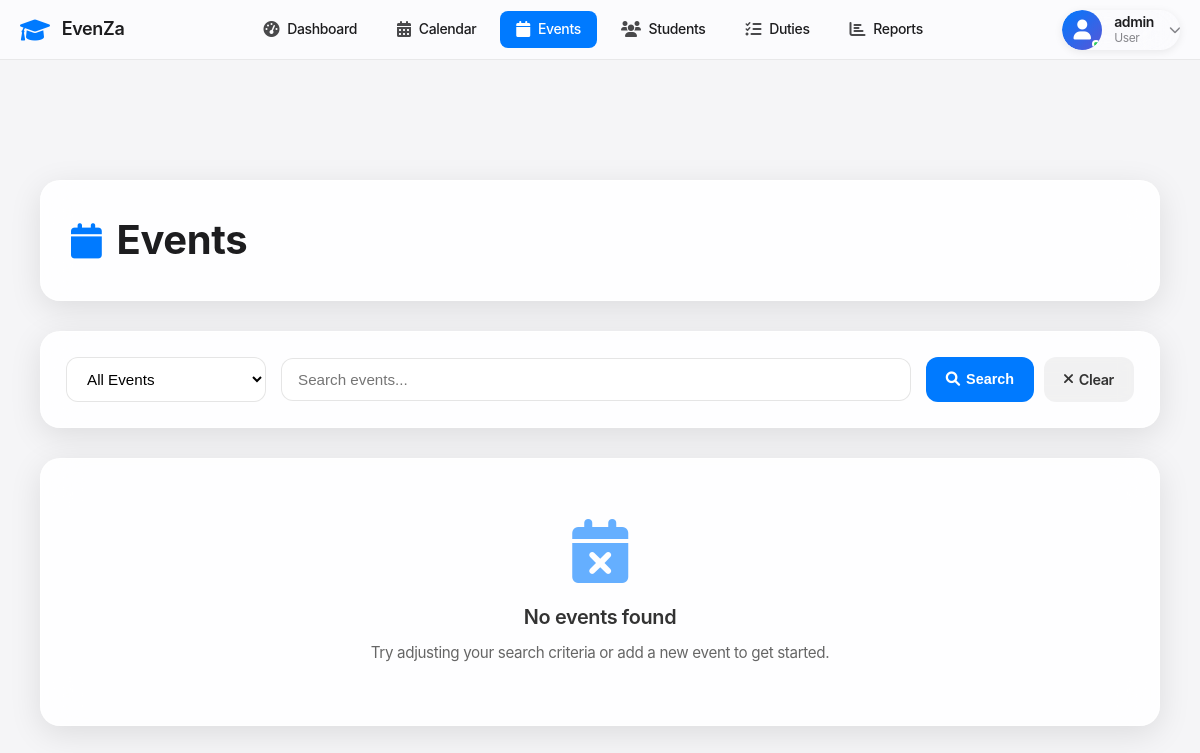
The page /events (signed in) on the database as committed earlier.
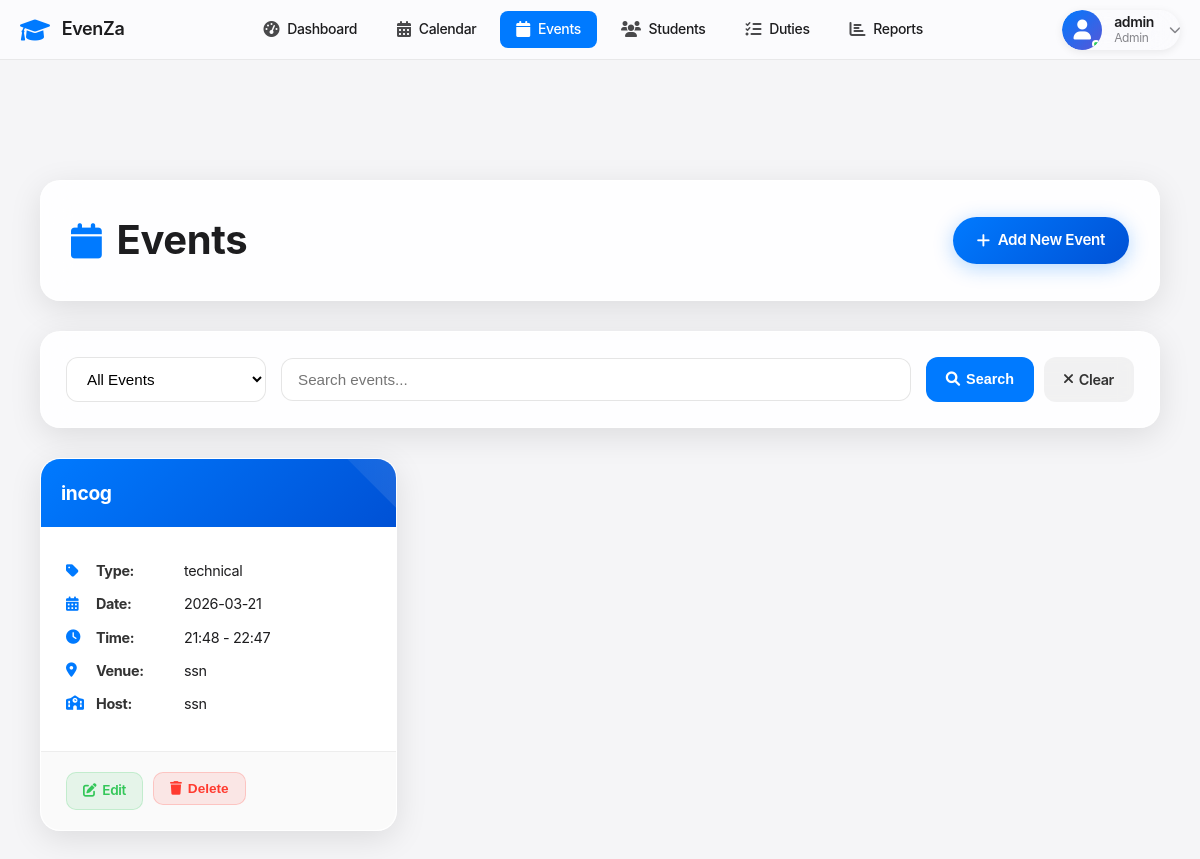
The same page on the database as committed later.
### tables this page shows
CREATE TABLE events (
            id INTEGER PRIMARY KEY AUTOINCREMENT,
            name TEXT NOT NULL,
            type TEXT NOT NULL,
            event_date DATE NOT NULL,
            start_time TIME NOT NULL,
            end_time TIME NOT NULL,
            venue TEXT NOT NULL,
            description TEXT,
            host_school TEXT NOT NULL,
            participating_schools TEXT,
            status TEXT DEFAULT 'upcoming',
            created_at TIMESTAMP DEFAULT CURRENT_TIMESTAMP
        );

### app.py (the view)
@app.route('/events')
@login_required
def events():
    conn = get_db_connection()
    filter_type = request.args.get('filter', 'all')
    search = request.args.get('search', '')
    query = 'SELECT * FROM events WHERE 1=1'
    params = []
    if filter_type == 'upcoming':
        query += ' AND event_date >= DATE("now")'
    elif filter_type == 'completed':
        query += ' AND event_date < DATE("now")'
    if search:
        query += ' AND (name LIKE ? OR type LIKE ? OR venue LIKE ?)'
        params.extend([f'%{search}%', f'%{search}%', f'%{search}%'])
    query += ' ORDER BY event_date ASC'
    events = conn.execute(query, params).fetchall()
    conn.close()
    return render_template('events.html', events=events, filter_type=filter_type, search=search)

### app.py (called while the page is built)
def get_db_connection():
    conn = sqlite3.connect('events.db')
    conn.row_factory = sqlite3.Row
    return conn

def login_required(f):
    @wraps(f)
    def decorated_function(*args, **kwargs):
        if 'user_id' not in session:
            flash('Please login to access this page', 'error')
            return redirect(url_for('login'))
        return f(*args, **kwargs)
    return decorated_function

### templates/events.html (shortened to what this page needs)
{% extends "base.html" %}
{% block content %}
<div class="content">
    <div class="header">
        <div class="header-content">
            <h1><i class="fas fa-calendar"></i> Events</h1>
            {% if session.role in ['admin', 'super_admin'] %}
            <a href="{{ url_for('add_event') }}" class="add-btn">
                <i class="fas fa-plus"></i> Add New Event
            </a>
            {% endif %}
        </div>
    </div>
    <div class="controls">
        <form method="GET" class="controls-form">
            <select name="filter" class="form-select" onchange="this.form.submit()">
                <option value="all" {% if filter_type == 'all' %}selected{% endif %}>All Events</option>
            </select>
            <input type="text" name="search" class="form-input" placeholder="Search events..." value="{{ search }}">
            <div class="btn-group">
                <button type="submit" class="btn btn-primary">
                    <i class="fas fa-search"></i> Search
                </button>
                <a href="{{ url_for('events') }}" class="btn btn-secondary">
                    <i class="fas fa-times"></i> Clear
                </a>
            </div>
        </form>
    </div>
    <div class="events-grid">
        {% if events %}
            {% for event in events %}
                <div class="event-card">
                    <div class="event-header">
                        <h6 class="event-title">{{ event.name }}</h6>
                    </div>
                    <div class="event-body">
                        <div class="event-detail">
                            <i class="fas fa-tag"></i>
                            <strong>Type:</strong> {{ event.type }}
                        </div>
                        <div class="event-detail">
                            <i class="fas fa-calendar-alt"></i>
                            <strong>Date:</strong> {{ event.event_date }}
                        </div>
                        <div class="event-detail">
                            <i class="fas fa-clock"></i>
                            <strong>Time:</strong> {{ event.start_time }} - {{ event.end_time }}
                        </div>
                        <div class="event-detail">
                            <i class="fas fa-map-marker-alt"></i>
                            <strong>Venue:</strong> {{ event.venue }}
                        </div>
                        <div class="event-detail">
                            <i class="fas fa-school"></i>
                            <strong>Host:</strong> {{ event.host_school }}
                        </div>
                    </div>
                    {% if session.role in ['admin', 'super_admin'] %}
                    <div class="event-footer">
                        <a href="{{ url_for('edit_event', id=event.id) }}" class="btn-sm btn-edit">
                            <i class="fas fa-edit"></i> Edit
                        </a>
                        <form method="POST" action="{{ url_for('delete_event', id=event.id) }}" style="display: inline;">
                            <button type="submit" class="btn-sm btn-delete"
                                    onclick="return confirm('Are you sure you want to delete this event?')">
                                <i class="fas fa-trash"></i> Delete
                            </button>
                        </form>
                    </div>
                    {% endif %}
                </div>
            {% endfor %}
        {% endif %}
    </div>
    {% if not events %}
        <div class="empty-state">
            <i class="fas fa-calendar-times"></i>
            <h3>No events found</h3>
            <p>Try adjusting your search criteria or add a new event to get started.</p>
        </div>
    {% endif %}
</div>
{% endblock %}

### templates/base.html (shortened to what this page needs)
<!DOCTYPE html>
<html lang="en">
<head>
    <link href="https://cdnjs.cloudflare.com/ajax/libs/font-awesome/6.0.0/css/all.min.css" rel="stylesheet">
    <link href="{{ url_for('static', filename='css/style.css') }}" rel="stylesheet">
</head>
<body>
    <nav class="apple-nav">
        <div class="nav-container">
            <div class="nav-brand">
                <i class="fas fa-graduation-cap"></i>
                <span>EvenZa</span>
            </div>
            <div class="nav-menu">
                <a href="{{ url_for('dashboard') }}" class="nav-link {% if request.endpoint == 'dashboard' %}active{% endif %}">
                    <i class="fas fa-tachometer-alt"></i>
                    <span>Dashboard</span>
                </a>
                <a href="{{ url_for('calendar_view') }}" class="nav-link {% if request.endpoint == 'calendar_view' %}active{% endif %}">
                    <i class="fas fa-calendar-alt"></i>
                    <span>Calendar</span>
                </a>
                <a href="{{ url_for('events') }}" class="nav-link {% if request.endpoint == 'events' %}active{% endif %}">
                    <i class="fas fa-calendar"></i>
                    <span>Events</span>
                </a>
                <a href="{{ url_for('participants') }}" class="nav-link {% if request.endpoint == 'participants' %}active{% endif %}">
                    <i class="fas fa-users"></i>
                    <span>Students</span>
                </a>
                <a href="{{ url_for('duties') }}" class="nav-link {% if request.endpoint == 'duties' %}active{% endif %}">
                    <i class="fas fa-tasks"></i>
                    <span>Duties</span>
                </a>
                <a href="{{ url_for('reports') }}" class="nav-link {% if request.endpoint == 'reports' %}active{% endif %}">
                    <i class="fas fa-chart-bar"></i>
                    <span>Reports</span>
                </a>
            </div>
            <div class="nav-user">
                {% if session.user_id %}
                    <div class="dropdown">
                        <div class="user-profile dropdown-toggle" id="userProfile" data-bs-toggle="dropdown" aria-expanded="false">
                            <div class="user-avatar">
                                <i class="fas fa-user"></i>
                                <div class="status-indicator"></div>
                            </div>
                            <div class="user-info">
                                <div class="user-name">{{ session.username }}</div>
                                <div class="user-role">{{ session.role|capitalize|replace('_', ' ') }}</div>
                            </div>
                            <i class="fas fa-chevron-down user-chevron"></i>
                        </div>
                    </div>
                {% else %}
                    <div class="auth-buttons">
                        <a href="{{ url_for('login') }}" class="btn-outline">Login</a>
                        <a href="{{ url_for('register') }}" class="btn-primary">Register</a>
                    </div>
                {% endif %}
            </div>
        </div>
    </nav>
    <div class="main-container" style="padding-top: 80px;">
        {% block content %}{% endblock %}
    </div>
</body>
</html>

### static/css/style.css (style rules this page uses)
* { margin: 0; padding: 0; box-sizing: border-box; }
body { font-family: -apple-system, BlinkMacSystemFont, 'Segoe UI', Roboto, Oxygen, Ubuntu, Cantarell, sans-serif; background: #f5f5f7; color: #1d1d1f; line-height: 1.47059; font-weight: 400; letter-spacing: -.022em; }
.apple-nav { background: rgba(251, 251, 253, 0.94); backdrop-filter: saturate(180%) blur(20px); -webkit-backdrop-filter: saturate(180%) blur(20px); border-bottom: 1px solid rgba(0, 0, 0, 0.08); position: fixed; top: 0; left: 0; right: 0; z-index: 1000; height: 60px; }
.nav-container { max-width: 1200px; margin: 0 auto; padding: 0 20px; height: 100%; display: flex; align-items: center; justify-content: space-between; }
.nav-brand { display: flex; align-items: center; font-size: 18px; font-weight: 600; color: #1d1d1f; text-decoration: none; }
.nav-brand i { font-size: 24px; color: #007aff; margin-right: 12px; }
.nav-menu { display: flex; align-items: center; gap: 8px; }
.nav-link { display: flex; align-items: center; padding: 8px 16px; border-radius: 8px; text-decoration: none; color: #1d1d1f; font-size: 14px; font-weight: 500; transition: all 0.2s cubic-bezier(0.25, 0.46, 0.45, 0.94); position: relative; }
.nav-link i { font-size: 16px; margin-right: 8px; opacity: 0.8; }
.nav-link.active { background: #007aff; color: white; }
.nav-link.active i { opacity: 1; }
.nav-user { display: flex; align-items: center; }
.user-avatar { width: 36px; height: 36px; border-radius: 50%; background: #f2f2f7; display: flex; align-items: center; justify-content: center; cursor: pointer; transition: all 0.2s ease; }
.user-avatar i { font-size: 20px; color: #007aff; }
.event-header { display: flex; justify-content: between; align-items: flex-start; margin-bottom: 8px; }

Rows that differ between the two databases and show on the page:
added events: name "incog", type "technical", event_date "2026-03-21", start_time "21:48", end_time "22:47", venue "ssn", host_school "ssn"
Other text that changed with them:
{{ session.role|capitalize|replace('_', ' ') }}: "User" → "Admin"
text no longer shown: "No events found Try adjusting your search criteria or add a new event to get started."
text now shown: "Add New Event"
